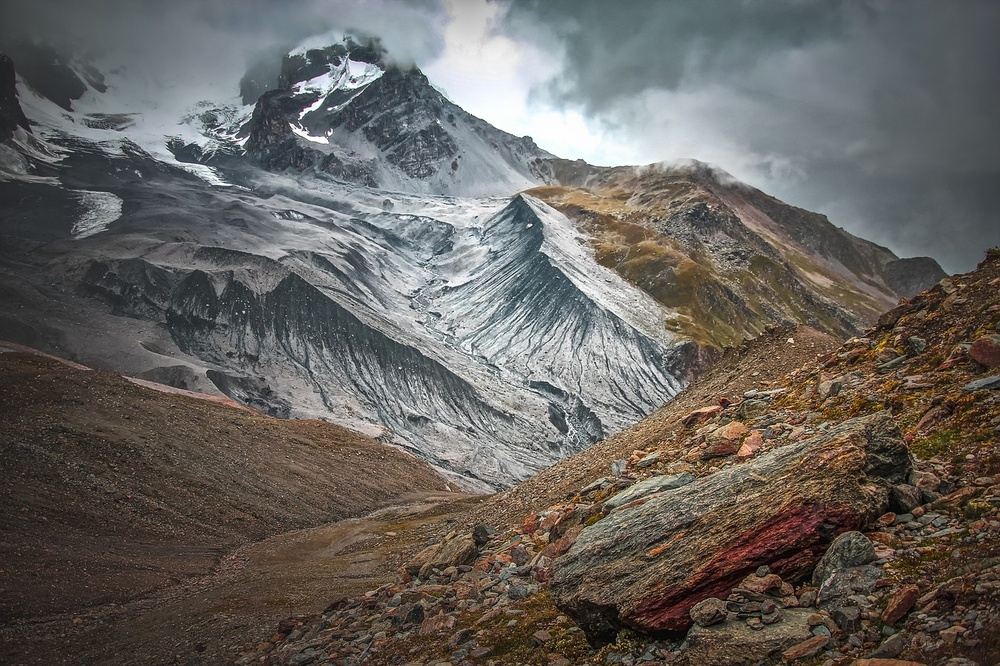
#> input picture img/image.jpg, 1000 x 666 px, shrunk from 1280 x 853 before the run
$ python 10.image_histogram.py
#> lines starting #> are read from the running program, lines starting #| are printed output that depends on the picture
import cv2
import numpy as np

image = cv2.imread("../img/image.jpg")
#> image is the input picture: shape (666, 1000, 3); mean B, G, R 94.6, 99.1, 103
gray = cv2.cvtColor(image,cv2.COLOR_BGR2GRAY)
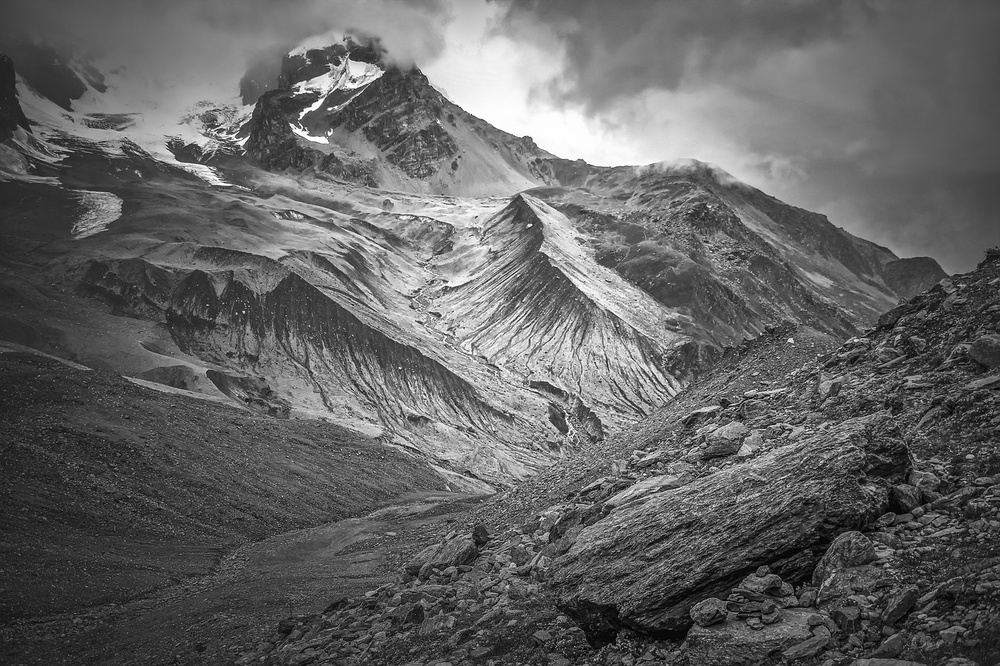
#> gray: shape (666, 1000); min 0, max 255, mean 99.7
result = np.zeros((image.shape[0],256),dtype=np.uint8)

hist = cv2.calcHist([image],[0],None,[256],[0,256])
#> hist = 256 values, max 6022 at index 54, min 340 at index 245, mean 2601.6
cv2.normalize(hist,hist,0,255,cv2.NORM_MINMAX)

for x,y in enumerate(hist):
#> (the run stopped early here; a loop or call above may not have finished)

$ run again, with img/beagle.jpg copied over img/image.jpg
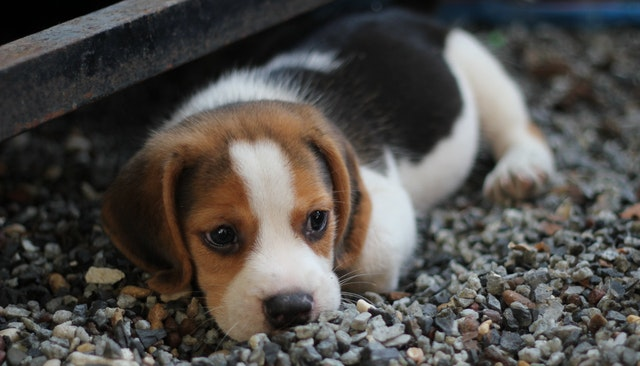
#> input picture img/beagle.jpg, 640 x 366 px
#> image is the input picture: shape (366, 640, 3); mean B, G, R 73.8, 77.2, 80.1
#> `gray = cv2.cvtColor(image,cv2.COLOR_BGR2GRAY)`:
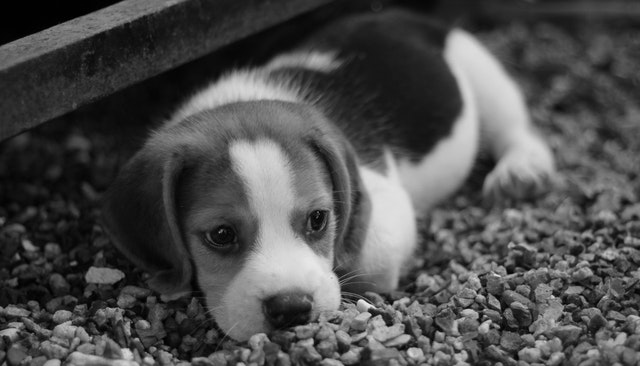
#> gray: shape (366, 640); min 0, max 237, mean 77.6
#> hist = 256 values, max 3107 at index 11, min 0 at index 241, mean 915

$ run again, with img/building.jpg copied over img/image.jpg
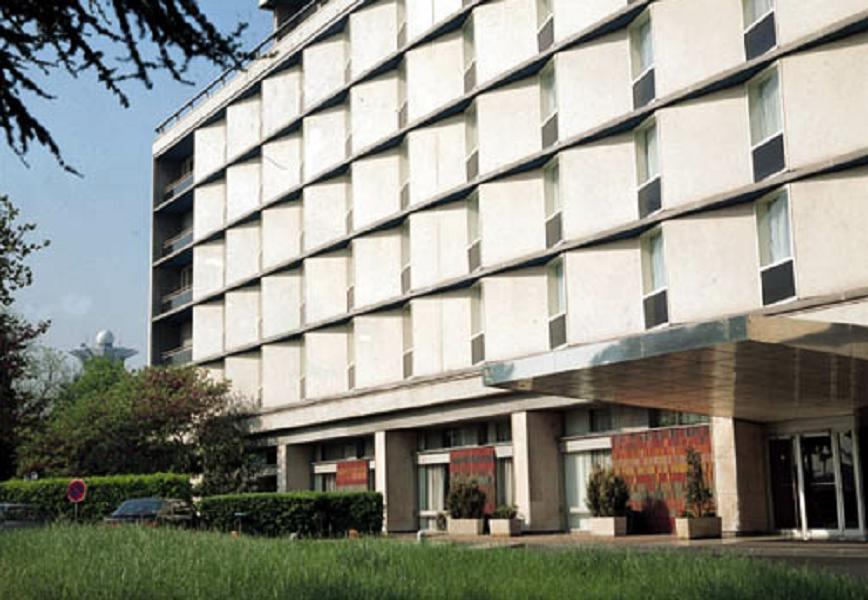
#> input picture img/building.jpg, 868 x 600 px
#> image is the input picture: shape (600, 868, 3); mean B, G, R 133.7, 143.6, 142.9
#> `gray = cv2.cvtColor(image,cv2.COLOR_BGR2GRAY)`:
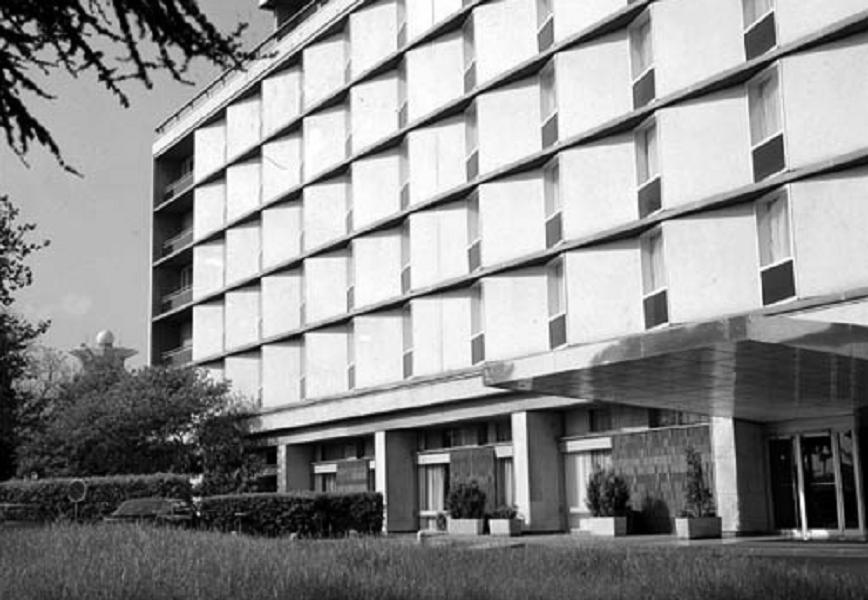
#> gray: shape (600, 868); min 0, max 255, mean 142.3
#> hist = 256 values, max 5964 at index 213, min 184 at index 254, mean 2034.4
